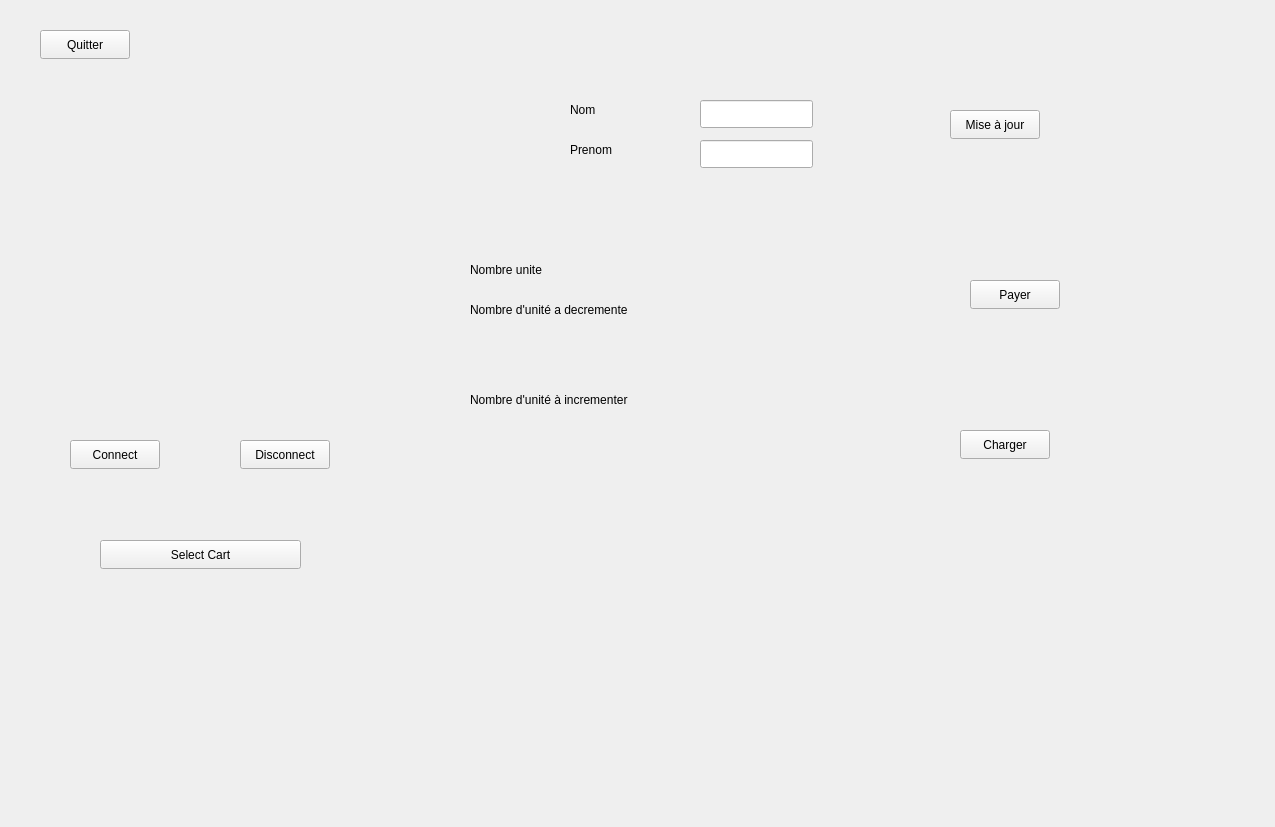
<?xml version="1.0" encoding="UTF-8"?>
<ui version="4.0">
 <class>MaFenetre</class>
 <widget class="QWidget" name="MaFenetre">
  <property name="geometry">
   <rect>
    <x>0</x>
    <y>0</y>
    <width>1275</width>
    <height>827</height>
   </rect>
  </property>
  <property name="windowTitle">
   <string>MaFenetre</string>
  </property>
  <widget class="QPushButton" name="miseajour">
   <property name="geometry">
    <rect>
     <x>950</x>
     <y>110</y>
     <width>90</width>
     <height>29</height>
    </rect>
   </property>
   <property name="text">
    <string>Mise à jour</string>
   </property>
  </widget>
  <widget class="QPushButton" name="Payer">
   <property name="geometry">
    <rect>
     <x>970</x>
     <y>280</y>
     <width>90</width>
     <height>29</height>
    </rect>
   </property>
   <property name="text">
    <string>Payer</string>
   </property>
  </widget>
  <widget class="QPushButton" name="Charger">
   <property name="geometry">
    <rect>
     <x>960</x>
     <y>430</y>
     <width>90</width>
     <height>29</height>
    </rect>
   </property>
   <property name="text">
    <string>Charger</string>
   </property>
  </widget>
  <widget class="QPushButton" name="pushButton">
   <property name="geometry">
    <rect>
     <x>40</x>
     <y>30</y>
     <width>90</width>
     <height>29</height>
    </rect>
   </property>
   <property name="text">
    <string>Quitter</string>
   </property>
  </widget>
  <widget class="QPushButton" name="pushButtonConnect">
   <property name="geometry">
    <rect>
     <x>70</x>
     <y>440</y>
     <width>90</width>
     <height>29</height>
    </rect>
   </property>
   <property name="text">
    <string>Connect</string>
   </property>
  </widget>
  <widget class="QPushButton" name="Disconnect">
   <property name="geometry">
    <rect>
     <x>240</x>
     <y>440</y>
     <width>90</width>
     <height>29</height>
    </rect>
   </property>
   <property name="text">
    <string>Disconnect</string>
   </property>
  </widget>
  <widget class="QPushButton" name="Selection_carte">
   <property name="geometry">
    <rect>
     <x>100</x>
     <y>540</y>
     <width>201</width>
     <height>29</height>
    </rect>
   </property>
   <property name="text">
    <string>Select Cart</string>
   </property>
  </widget>
  <widget class="QLineEdit" name="nom">
   <property name="geometry">
    <rect>
     <x>700</x>
     <y>100</y>
     <width>113</width>
     <height>28</height>
    </rect>
   </property>
  </widget>
  <widget class="QLineEdit" name="prenom">
   <property name="geometry">
    <rect>
     <x>700</x>
     <y>140</y>
     <width>113</width>
     <height>28</height>
    </rect>
   </property>
  </widget>
  <widget class="QLabel" name="label">
   <property name="geometry">
    <rect>
     <x>570</x>
     <y>100</y>
     <width>63</width>
     <height>20</height>
    </rect>
   </property>
   <property name="text">
    <string>Nom</string>
   </property>
  </widget>
  <widget class="QLabel" name="label_2">
   <property name="geometry">
    <rect>
     <x>570</x>
     <y>140</y>
     <width>63</width>
     <height>20</height>
    </rect>
   </property>
   <property name="text">
    <string>Prenom</string>
   </property>
  </widget>
  <widget class="QLabel" name="label_3">
   <property name="geometry">
    <rect>
     <x>470</x>
     <y>260</y>
     <width>131</width>
     <height>20</height>
    </rect>
   </property>
   <property name="text">
    <string>Nombre unite</string>
   </property>
  </widget>
  <widget class="QLabel" name="label_4">
   <property name="geometry">
    <rect>
     <x>470</x>
     <y>300</y>
     <width>221</width>
     <height>20</height>
    </rect>
   </property>
   <property name="text">
    <string>Nombre d'unité a decremente</string>
   </property>
  </widget>
  <widget class="QLabel" name="label_5">
   <property name="geometry">
    <rect>
     <x>470</x>
     <y>390</y>
     <width>261</width>
     <height>20</height>
    </rect>
   </property>
   <property name="text">
    <string>Nombre d'unité à incrementer</string>
   </property>
  </widget>
 </widget>
 <resources/>
 <connections/>
</ui>
